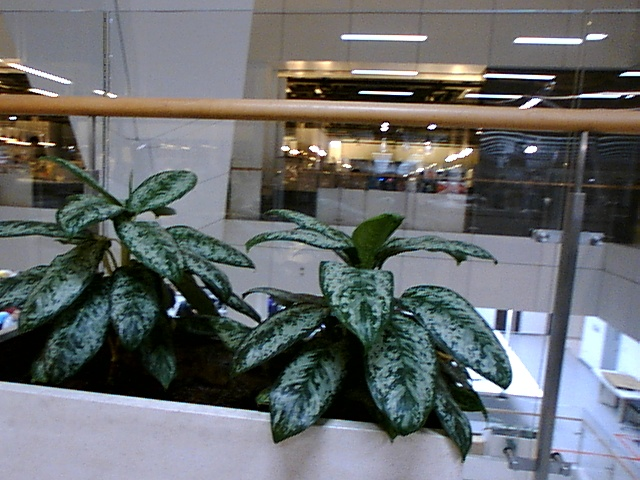
//> input picture data/1.jpg, 640 x 480 px
$ ./main   (built with g++ and OpenCV 4)
//> lines starting //> are read from the running program, lines starting //| are printed output that depends on the picture
### src/visual_odometry.h
#ifndef VISUAL_ODOMETRY_H_
#define VISUAL_ODOMETRY_H_

#include <vector>
#include <opencv2/opencv.hpp>
#include "pinhole_camera.h"

class Visual_Odometry
{
public:

	//目前所在帧，通过限制条件更好的确定第一帧和第二帧图像用于确定初始位置
	enum FrameStage {
		STAGE_FIRST_FRAME,//第一帧
		STAGE_SECOND_FRAME,//第二帧
		STAGE_DEFAULT_FRAME//默认帧
	};
    Visual_Odometry(PinholeCamera* cam);
    virtual ~Visual_Odometry();

	/// 提供一个图像
	void addImage(const cv::Mat& img, int frame_id);

	/// 获取当前帧的旋转
	cv::Mat getCurrentR() { return cur_R_; }
	/// 获得当前帧的平移
	cv::Mat getCurrentT() { return cur_t_; }

protected:
	/// 处理第一帧
	virtual bool processFirstFrame();
	/// 处理第二帧
	virtual bool processSecondFrame();
	/// 处理完开始的两个帧后处理所有帧
	virtual bool processFrame(int frame_id);
	/// 特征检测 使用fast
	void featureDetection(cv::Mat image, std::vector<cv::Point2f> &px_vec);
	/// 特征跟踪
	void featureTracking(cv::Mat image_ref, cv::Mat image_cur,
		std::vector<cv::Point2f>& px_ref, std::vector<cv::Point2f>& px_cur, std::vector<double>& disparities);

private:

	FrameStage frame_stage_;                 //!< 当前为第几帧
	PinholeCamera *cam_;                     //!< 相机
	cv::Mat new_frame_;                      //!< 当前帧
	cv::Mat last_frame_;                     //!< 最近处理帧

	cv::Mat cur_R_;//!< 计算出当前的姿态，后期将图像和姿态进行封装为帧
	cv::Mat cur_t_;//!< 当前的平移

	std::vector<cv::Point2f> px_ref_;      //!< 在参考帧中用于跟踪的特征点
	std::vector<cv::Point2f> px_cur_;      //!< 在当前帧中跟踪的特征点
	std::vector<double> disparities_;      //!< 第一帧与第二帧对应光流跟踪的特征之间的像素差值

	double focal_;//!<相机焦距
	cv::Point2d pp_; //!<相机中心点

};
#endif //VISUAL_ODOMETRY_H_

### src/pinhole_camera.h
#ifndef PINHOLE_CAMERA_H_
#define PINHOLE_CAMERA_H_

class PinholeCamera
{
public:
    PinholeCamera(double width, double height, double fx, double fy, double cx, double cy,
                    double k1, double k2, double p1, double p2, double k3);

    ~PinholeCamera();


    //任何不会修改数据成员(即函数中的变量)的函数都应该声明为const 类型
    //在函数定义头后面加上的 const 表示这个函数是一个“只读函数”，函数不能改变类对象的状态，不能改变对象的成员变量的值
    inline double width() const { return width_; }
    inline double height() const { return height_; }
	inline double fx() const { return fx_; };
	inline double fy() const { return fy_; };
	inline double cx() const { return cx_; };
	inline double cy() const { return cy_; };
	inline double k1() const { return d_[0]; };
	inline double k2() const { return d_[1]; };
	inline double p1() const { return d_[2]; };
	inline double p2() const { return d_[3]; };
	inline double k3() const { return d_[4]; };

private:

    double width_;
    double height_;
    double fx_;
    double fy_;
    double cx_;
    double cy_;
    double d_[5];

};
# endif //PINHOLE_CAMERA_H_

### src/visual_odometry.cpp
#include "visual_odometry.h"


const int kMinNumFeature = 300;


Visual_Odometry::Visual_Odometry(PinholeCamera* cam):cam_(cam)
{

    this->focal_ = this->cam_->fx();
    this->pp_  = cv::Point2d(this->cam_->cx(), this->cam_->cy());
    this->frame_stage_ = STAGE_FIRST_FRAME;

}

Visual_Odometry::~Visual_Odometry(){}


void Visual_Odometry::addImage(const cv::Mat& img, int frame_id)
{

	//对添加的图像进行判断
	if (img.empty() || img.type() != CV_8UC1 || img.cols != this->cam_->width() || img.rows != this->cam_->height())
		throw std::runtime_error("Frame: provided image has not the same size as the camera model or image is not grayscale");

    // 添加新帧
    this->new_frame_ = img;
    bool result = true;
    if ( this->frame_stage_ == STAGE_DEFAULT_FRAME )
        result = processFrame( frame_id );
    else if ( this->frame_stage_ == STAGE_FIRST_FRAME)
        result = processFirstFrame();
    else
        result = processSecondFrame();

    std::cout<<this->px_ref_.size()<<std::endl;

    // 处理结束之后将当前帧设为上一处理帧
    this->last_frame_ = this->new_frame_;

}

/*
protected
*/
bool Visual_Odometry::processFirstFrame()
{
    // 对当前帧进行特征检测
    featureDetection(this->new_frame_, this->px_ref_);
    // 修改状态，表明第一帧已经处理完成
    this->frame_stage_ = STAGE_SECOND_FRAME;
    return true;
}

bool Visual_Odometry::processSecondFrame()
{
    //通过光流跟踪确定第二帧中的相关特征
    featureTracking(this->last_frame_, this->new_frame_, this->px_ref_, this->px_cur_, this->disparities_);
    // 计算初始位置
    cv::Mat R,t, E, mask;
    E = cv::findEssentialMat(this->px_cur_, this->px_ref_, this->focal_, this->pp_, cv::RANSAC, 0.999, 1.0, mask);
    cv::recoverPose(E, this->px_cur_, this->px_ref_, R, t, this->focal_, this->pp_, mask);
	this->cur_R_ = R.clone();
	this->cur_t_ = t.clone();
    this->frame_stage_ = STAGE_DEFAULT_FRAME;
    this->px_ref_ = this->px_cur_;
    return true;
}

bool Visual_Odometry::processFrame(int frame_id)
{
	double scale = 1.00;//初始尺度为1
    //通过光流跟踪确定第二帧中的相关特征
	featureTracking(this->last_frame_, this->new_frame_, this->px_ref_, this->px_cur_, this->disparities_);
    cv::Mat R,t, E, mask;
    E = cv::findEssentialMat(this->px_cur_, this->px_ref_, this->focal_, this->pp_, cv::RANSAC, 0.999, 1.0, mask);
    cv::recoverPose(E, this->px_cur_, this->px_ref_, R, t, this->focal_, this->pp_, mask);

	this->cur_R_ = R*this->cur_R_;
	this->cur_t_ = this->cur_t_ + scale*(this->cur_R_*t);

	// 如果跟踪特征点数小于给定阈值，进行重新特征检测

	if (this->px_ref_.size() < kMinNumFeature)
	{
		featureDetection(this->new_frame_, this->px_ref_);
		featureTracking(this->last_frame_, this->new_frame_, this->px_ref_, this->px_cur_, this->disparities_);
	}
	this->px_ref_ = this->px_cur_;
	return true;
}


void Visual_Odometry::featureDetection(cv::Mat image, std::vector<cv::Point2f> &px_vec)
{
    std::vector<cv::KeyPoint> key_points;
    int fast_threshold = 20;
    bool non_max_suppression = true;
    cv::FAST(image, key_points, fast_threshold, non_max_suppression);
    cv::KeyPoint::convert(key_points, px_vec);
}

void Visual_Odometry::featureTracking(cv::Mat image_ref, cv::Mat image_cur,
		std::vector<cv::Point2f>& px_ref, std::vector<cv::Point2f>& px_cur, std::vector<double>& disparities)
{

    std::vector<unsigned char> status;
    std::vector<float> error;
    cv::calcOpticalFlowPyrLK( image_ref, image_cur, px_ref, px_cur, status, error );

    // 把跟丢的点删掉
    std::vector<cv::Point2f>::iterator px_ref_it = px_ref.begin();
	std::vector<cv::Point2f>::iterator px_cur_it = px_cur.begin();
	disparities.clear(); disparities.reserve(px_cur.size());

    for (int i = 0; px_ref_it != px_ref.end(); ++i)
	{
		if (!status[i])
		{
			px_ref_it = px_ref.erase(px_ref_it);    //myvector.erase (myvector.begin()+5);    if want to erase 6th
			px_cur_it = px_cur.erase(px_cur_it);
			continue;
		}
        disparities.push_back(norm(cv::Point2d(px_ref_it->x - px_cur_it->x, px_ref_it->y - px_cur_it->y)));
		++px_ref_it;
		++px_cur_it;
    }
}

### src/pinhole_camera.cpp
#include "pinhole_camera.h"

PinholeCamera::PinholeCamera(double width, double height, double fx, double fy, double cx, double cy,
                                double k1, double k2, double p1, double p2, double k3)
:width_(width), height_(height), fx_(fx), fy_(fy), cx_(cx), cy_(cy)
{
    d_[0] = k1;
    d_[1] = k2;
    d_[2] = p1;
    d_[3] = p2;
    d_[4] = k3;
}

PinholeCamera::~PinholeCamera()
{

}

### src/main.cpp
#include <iostream>
#include <opencv2/core/core.hpp>

#include "pinhole_camera.h"
#include "visual_odometry.h"

using namespace std;
using namespace cv;

int main()
{

	PinholeCamera *pinhole_camera = new PinholeCamera(640, 480, 618.854, 618.854, 320, 240, 0.1, 0.2, 0.3, 0.4, 0.5);
	Visual_Odometry VO(pinhole_camera);

    cv::Mat img1 = cv::imread("/home/server01/LearningVO/data/1.jpg",0);
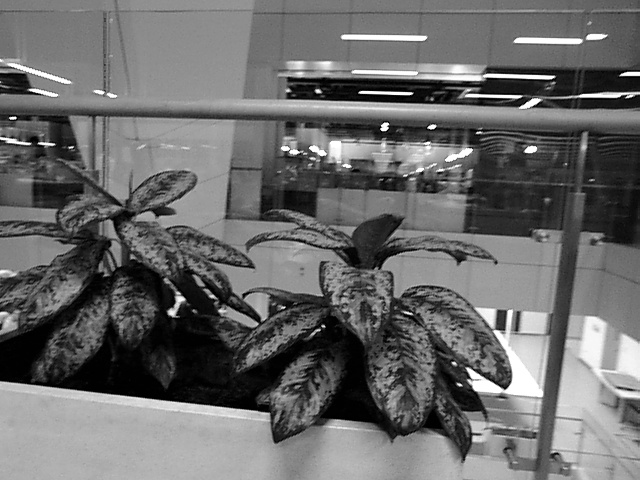
//> img1: 480 rows x 640 cols, CV_8UC1; min 0, max 255, mean 106.7
    cv::Mat img2 = cv::imread("/home/server01/LearningVO/data/2.jpg",0);
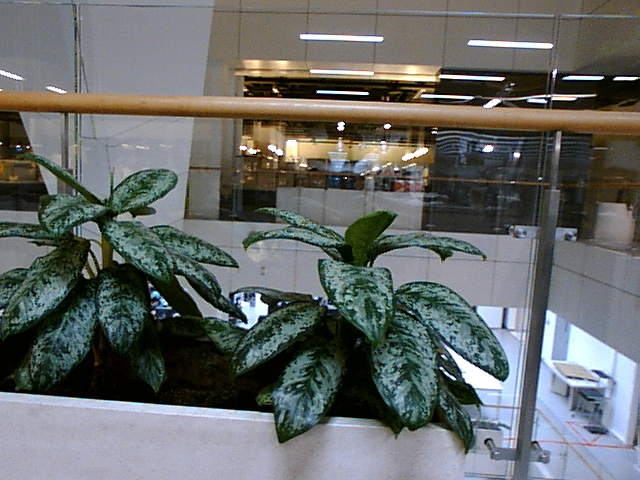
//> input picture data/2.jpg, 640 x 480 px
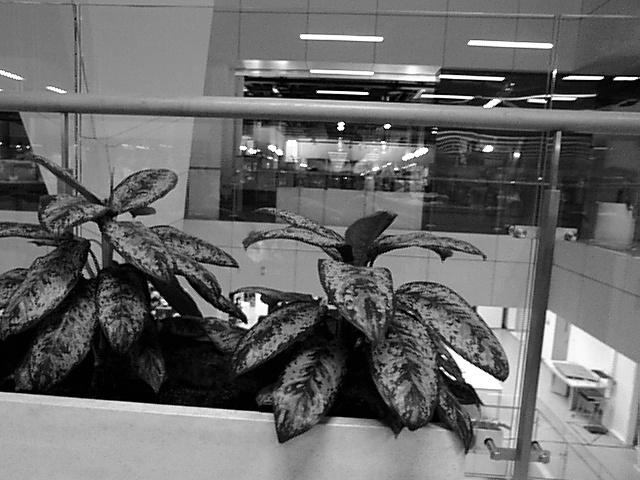
//> img2: 480 rows x 640 cols, CV_8UC1; min 0, max 255, mean 104.9
    cv::Mat img3 = cv::imread("/home/server01/LearningVO/data/3.jpg",0);
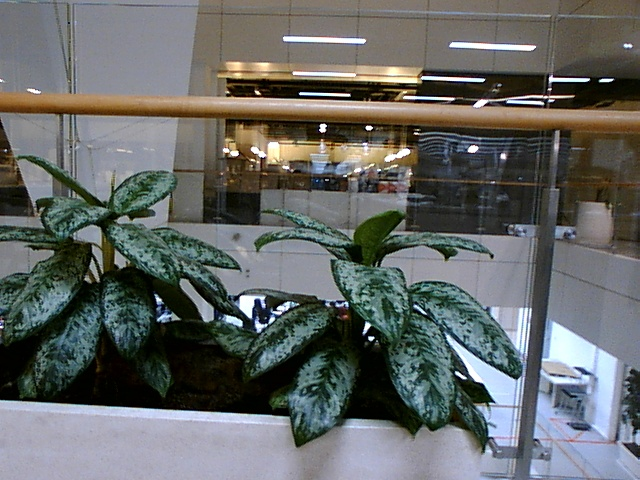
//> input picture data/3.jpg, 640 x 480 px
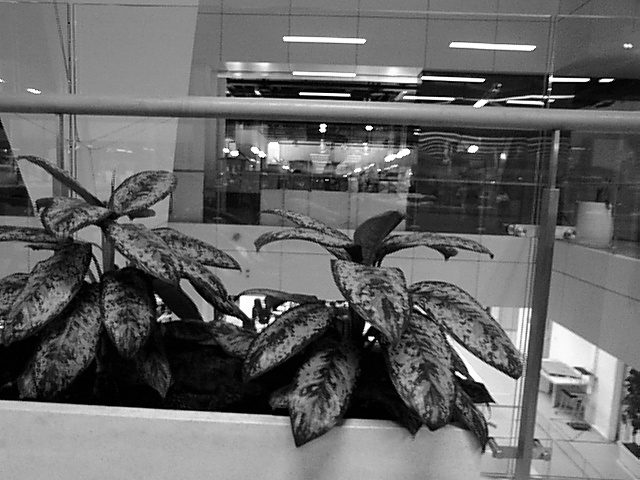
//> img3: 480 rows x 640 cols, CV_8UC1; min 0, max 255, mean 102.8

	VO.addImage(img1, 1);
//> in featureDetection, `cv::FAST(image, key_points, fast_threshold, non_max_suppression);`: key_points = 3940 keypoints; strongest (x, y, size): (360, 92, 7), (411, 93, 7), (39, 143, 7), (381, 129, 7)
//> in featureDetection, `cv::KeyPoint::convert(key_points, px_vec);`: px_vec = 3940 Points (x, y), first 12: [493, 8], [121, 9], [533, 10], [52, 11], [582, 11], [592, 11], [109, 12], [255, 13], [588, 13], [593, 13], [619, 13], [104, 18]
//> in processFirstFrame, `featureDetection(this->new_frame_, this->px_ref_);`: this->px_ref_ has the same summary as px_vec in featureDetection
//| 3940
	VO.addImage(img2, 2);
//> in featureTracking, `cv::calcOpticalFlowPyrLK( image_ref, image_cur, px_ref, px_cur, status..`: px_cur = 3940 Points (x, y), first 12: [445.9, 9.96], [90.55, -44.88], [493.1, 13.26], [76.56, 4.16], [541.5, 15.42], [549.4, 15.79], [78.91, -44.94], [215.2, 10.54], [520.9, 25.13], [531.6, 25.86], [566.2, 18.56], [50.85, -44.45]; status = 3940 values, max 1 at index 0, min 0 at index 1, mean 0.942; error = 3940 values, max 105.2 at index 3840, min 0 at index 1, mean 15.52
//> after the loop in featureTracking, `for (int i = 0; px_ref_it != px_ref.end(); ++i)`: px_ref = 3712 Points (x, y), first 12: [493, 8], [533, 10], [52, 11], [582, 11], [592, 11], [255, 13], [588, 13], [593, 13], [619, 13], [602, 33], [590, 34], [606, 35]; px_cur = 3712 Points (x, y), first 12: [445.9, 9.96], [493.1, 13.26], [76.56, 4.16], [541.5, 15.42], [549.4, 15.79], [215.2, 10.54], [520.9, 25.13], [531.6, 25.86], [566.2, 18.56], [549.2, 42.17], [503.2, 41.36], [553.1, 44.33]; disparities = 3712 values, max 101.3 at index 3612, min 0.0308 at index 2860, mean 19.05
//> in processSecondFrame, `featureTracking(this->last_frame_, this->new_frame_, this->px_ref_, th..`: this->px_ref_ has the same summary as px_ref in featureTracking; this->px_cur_ has the same summary as px_cur in featureTracking; this->disparities_ has the same summary as disparities in featureTracking
//> in processSecondFrame, `E = cv::findEssentialMat(this->px_cur_, this->px_ref_, this->focal_, t..`: E = [[0.000579, 0.0214, -0.00468], [0.0443, 0.000726, -0.706], [0.0116, 0.707, 0.00168]]; mask = 3712 values, max 1 at index 0, min 0 at index 6, mean 0.847
//> in processSecondFrame, `cv::recoverPose(E, this->px_cur_, this->px_ref_, R, t, this->focal_, t..`: R = [[0.996, -0.00986, 0.0928], [0.00975, 1, 0.0017], [-0.0928, -0.000789, 0.996]]; t = [-1, 0.00669, 0.0302]; mask = 3712 values, max 1 at index 0, min 0 at index 6, mean 0.845
//> in processSecondFrame, `this->cur_R_ = R.clone();`: this->cur_R_ has the same summary as R
//> in processSecondFrame, `this->cur_t_ = t.clone();`: this->cur_t_ = [-1, 0.00669, 0.0302]
//> in processSecondFrame, `this->px_ref_ = this->px_cur_;`: this->px_ref_ has the same summary as px_cur in featureTracking
//| 3712
	VO.addImage(img3, 3);
//> in processFrame, `featureTracking(this->last_frame_, this->new_frame_, this->px_ref_, th..`: this->px_ref_ = 3677 Points (x, y), first 12: [445.9, 9.96], [493.1, 13.26], [76.56, 4.16], [541.5, 15.42], [549.4, 15.79], [215.2, 10.54], [520.9, 25.13], [531.6, 25.86], [566.2, 18.56], [549.2, 42.17], [503.2, 41.36], [553.1, 44.33]; this->px_cur_ = 3677 Points (x, y), first 12: [426.7, 9.67], [471.4, 12.86], [70.12, 3.66], [532.2, 15.75], [545.5, 16.25], [199.7, 10.65], [500.7, 24.91], [517.3, 26.71], [540.3, 18.96], [531.5, 44.18], [483.3, 43.39], [535.4, 46.29]; this->disparities_ = 3677 values, max 108.5 at index 909, min 0.586 at index 1039, mean 12.03
//> in processFrame, `E = cv::findEssentialMat(this->px_cur_, this->px_ref_, this->focal_, t..`: E = [[-0.00309, -0.159, 0.0392], [0.138, 0.00075, 0.693], [-0.0467, -0.687, 0.00113]]; mask = 3677 values, max 1 at index 2, min 0 at index 0, mean 0.87
//> in processFrame, `cv::recoverPose(E, this->px_cur_, this->px_ref_, R, t, this->focal_, t..`: R = [[0.999, -0.0116, 0.0315], [0.0118, 1, -0.00342], [-0.0315, 0.00379, 0.999]]; t = [-0.973, 0.0547, 0.225]; mask = 3677 values, max 1 at index 2, min 0 at index 0, mean 0.686
//> in processFrame, `this->cur_R_ = R*this->cur_R_;`: this->cur_R_ = [[0.992, -0.0215, 0.124], [0.0218, 1, -0.000613], [-0.124, 0.00331, 0.992]]
//> in processFrame, `this->cur_t_ = this->cur_t_ + scale*(this->cur_R_*t);`: this->cur_t_ = [-1.94, 0.0401, 0.375]
//> in processFrame, `this->px_ref_ = this->px_cur_;`: this->px_ref_ has the same summary as this->px_cur_
//| 3677

	cv::Mat R = VO.getCurrentR();
//> R has the same summary as this->cur_R_ in processFrame
	std::cout<<"R:"<<R<<std::endl;
//| R:[0.9920354511278922, -0.02153267287413049, 0.1241048254677281;
//|  0.02177711760092248, 0.9997626623571214, -0.0006132744871434775;
//|  -0.124062165282068, 0.003311035411570783, 0.9922689233217115]
	return 0;
}
